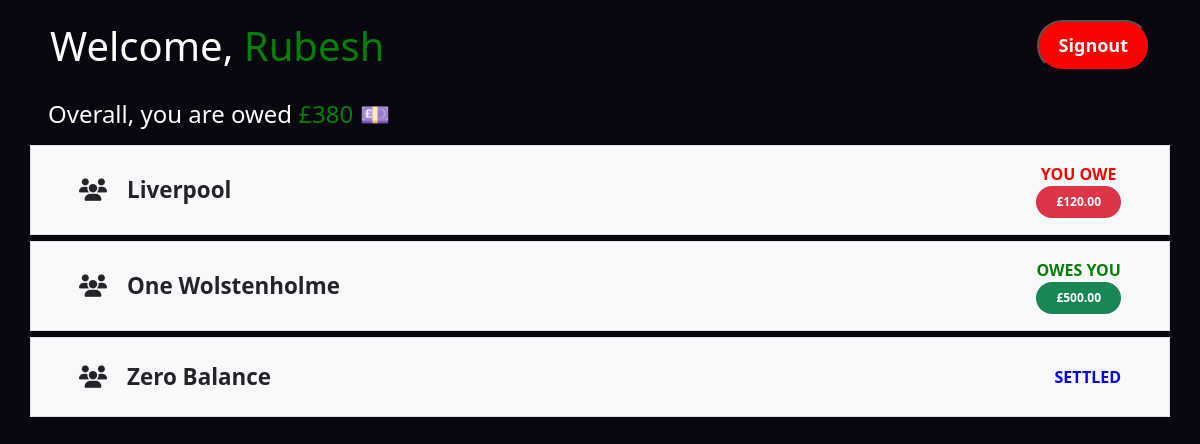
Screenshot of /split/ (signed in) with the database file from the repository.
### users/models.py (models this page shows)
class CustomUser(AbstractUser):
    email = models.EmailField(max_length=100, unique=True)
    USERNAME_FIELD = 'email'
    REQUIRED_FIELDS = ['username']

### split/models.py (models this page shows, shortened)
class GroupBalance(models.Model):
    user = models.ForeignKey(
        CustomUser, on_delete=models.CASCADE, related_name="groupbalances")
    balance = models.DecimalField(max_digits=10, decimal_places=2)
    group = models.ForeignKey(Group, on_delete=models.CASCADE)
    modified = models.DateTimeField(auto_now=True)
    class Meta:
        unique_together = ('user', 'group')
        verbose_name = ("Group Balance")

class Group(models.Model):
    name = models.CharField(max_length=50)
    members = models.ManyToManyField(CustomUser, related_name="enrolledgroups")
    created_by = models.ForeignKey(
        CustomUser, on_delete=models.SET_NULL, null=True, related_name="created_groups")
    created_at = models.DateTimeField(auto_now_add=True)
    modified = models.DateTimeField(auto_now=True)
    slug = models.SlugField(default="", unique=True, db_index=True, null=False)
    def get_absolute_url(self):
        return reverse("single-group", kwargs={"slug": self.slug})

### split/views.py (the view)
# urls.py: path("", views.home, name="home"),
@login_required
def home(request):
    user = request.user
    groupBalances = GroupBalance.objects.filter(user=user)
    total = groupBalances.aggregate(total=Sum('balance'))['total'] or 0
    return render(request, "split/index.html",
                  {"username": user.username, "amount": total, "groupBalances": groupBalances})

### split/templatetags/filter_extra.py (called while the page is built)
@register.filter(name="abs")
def absolute(value):
    return abs(value)

### split/templates/split/index.html (shortened to what this page needs)
{% extends "base.html" %}
{% load static %}
{% load filter_extra %}
{% block css %}
<link rel="stylesheet" href="{% static "split/index.css" %}">
{% endblock css %}
{% block content %}
<div class="d-flex justify-content-between align-items-center fixed-top">
    <h1>Welcome, <span>{{username|title}}</span></h1>
    <a href="{% url "signout" %}" style="margin-left:8px">
        <button style="background-color:red;color:white">Signout</button>
    </a>
</div>
<div class="overall px-5">
    {% if amount < 0 %}
    <h4 class='mt-5'> Overall, you owe <span style="color:red;">£{{amount|abs}}</span> 💷</h4>
    {% else %}
    <h4 class='mt-5'> Overall, you are owed <span>£{{amount}}</span> 💷</h4>
    {% endif %}
</div>
<ul class="list-group">
    {% for GroupBalance in groupBalances %}
    <a href="{{GroupBalance.group.get_absolute_url}}">
        <li class="list-group-item d-flex justify-content-between px-5 py-3">
            <div class="first d-flex align-items-center">
                <i class="fa-solid fa-users"></i>
                {{GroupBalance.group.name}}
            </div>
            {% if GroupBalance.balance == 0 %}
            <div class="second d-flex align-items-end flex-column">
                <div class="text-center m-auto" style="width: 100%;font-weight:bold;color:blue">
                    SETTLED
                </div>
            </div>
            {% elif GroupBalance.balance < 0 %}
            <div class="second d-flex align-items-end flex-column">
                <div class="text-center m-auto" style="width: 100%;font-weight:bold;color:red">
                    YOU OWE
                </div>
                <span class="badge rounded-pill text-bg-danger">£{{GroupBalance.balance|abs}}</span>
            </div>
            {% else %}
            <div class="second d-flex align-items-end flex-column">
                <div class="text-center m-auto" style="width: 100%;font-weight:bold;color:green">
                    OWES YOU
                </div>
                <span class="badge rounded-pill text-bg-success">£{{GroupBalance.balance}}</span>
            </div>
            {% endif %}
        </li>
    </a>
    {% endfor %}
</ul>
{% endblock content %}

### static/global.css (style rules this page uses)
*, *:before, *:after { box-sizing: border-box; }
body { background-color: #080710 !important; }
a { all: unset; }

### split/static/split/index.css (style rules this page uses)
.fixed-top { background-color: #080710 !important; padding: 20px 50px; max-height: 100px; }
.overall { margin-top: 100px; }
h1, h4 { color: white; }
h1 { height: 100%; margin-bottom: 0; }
h1>span, h4>span { color: green; }
button { height: 100%; background-color: #ffffff; color: #080710; padding: 10px 20px; font-size: 18px; font-weight: 600; border-radius: 25px; cursor: pointer; }
.list-group { padding: 5px 30px; }
.list-group-item { min-height: 80px; background-color: #f8f9fa; margin: 3px 0px; }
.first { font-weight: bold; font-size: 1.4rem; }
.first i { margin-right: 20px; }
.second>span { padding: 10px 20px; }

### rows the page displays
CustomUser: username "Rubesh"
GroupBalance: group.name "Liverpool", balance|abs "120.00"
GroupBalance: group.name "One Wolstenholme", balance "500.00"
GroupBalance: group.name "Zero Balance", balance "SETTLED"

### other values shown
{{ amount }} "380"
